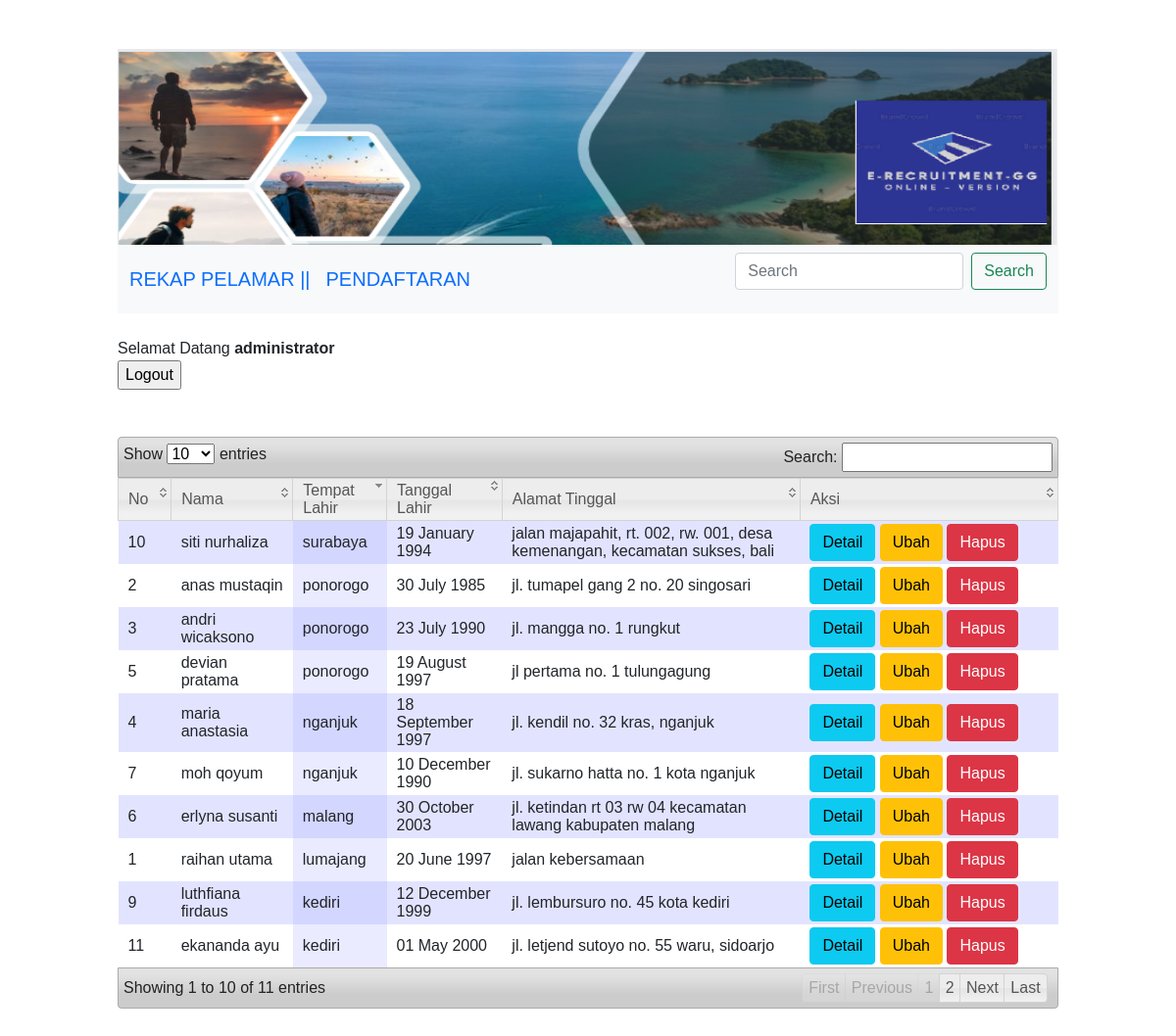
Page /home.php (signed in) on the committed database.
### tables this page shows
CREATE TABLE `tb_pelamar` (
  `id_pelamar` int(11) NOT NULL,
  `nama` varchar(200) NOT NULL,
  `panggilan` varchar(200) NOT NULL,
  `templahir` varchar(100) NOT NULL,
  `tgllahir` date NOT NULL,
  `jenis_kelamin` varchar(1) NOT NULL,
  `agama` varchar(9) NOT NULL,
  `alamat_tinggal` varchar(150) NOT NULL,
  `alamat_ktp` varchar(150) NOT NULL,
  `hp` varchar(13) NOT NULL,
  `wa` varchar(13) NOT NULL,
  `email` varchar(100) NOT NULL,
  `foto` varchar(100) NOT NULL
);

### home.php (the view, shortened to what this page needs)
<?php
 include("koneksi.php");
 $query = "SELECT * FROM tb_pelamar";
 $hasil = mysqli_query($conn,$query);
?>
<html>
  <head>
    <link href="https://cdn.jsdelivr.net/npm/bootstrap@5.0.2/dist/css/bootstrap.min.css" rel="stylesheet">
  </head>
  <body>
    <div class="wrap">
    <img src="img/Header-GG.PNG" alt="Welcome" width="100%" height="200px">
    <nav class="navbar navbar-expand-lg navbar-black bg-light">
  <div class="container">
    <div class="collapse navbar-collapse" id="navbarTogglerDemo01">
      <a class="navbar-brand" href="home.php">REKAP PELAMAR || </a>
      <ul class="navbar-nav me-auto mb-2 mb-lg-0">
      <a class="navbar-brand" href="register.php">PENDAFTARAN</a>
            </ul>
      <form class="d-flex">
        <input class="form-control me-2" type="search" placeholder="Search" aria-label="Search">
        <button class="btn btn-outline-success" type="submit">Search</button>
      </form>
    </div>
  </div>
</nav>
 <br>
      <?php
    echo "Selamat Datang <strong>".$_SESSION["nama"]."</strong><br />";
    echo "<input type=\"button\" value=\"Logout\" onclick=\"location.href='action.php?act=logout' \"/>";
  ?>
<br></br>
<table id="datatables" class="display">
  	<thead>
  		<tr>
        <th>No</th>
        <th>Nama</th>
        <th>Tempat Lahir</th>
        <th>Tanggal Lahir</th>
        <th>Alamat Tinggal</th>
        <th>Aksi</th>
      </tr>
  	</thead>
   <tbody>
<?php
$nomor=1;
while($data=mysqli_fetch_array($hasil)){ ?>
   <tr>
 <td><?php echo $nomor;?></td>
    <td><?php echo $data['nama'];?> </td>
    <td><?php echo $data['templahir'];?></td>
    <td><?php echo date('d F Y', strtotime($data['tgllahir']));?></td>
    <td><?php echo $data['alamat_tinggal'];?></td>
    <td width="250">
      <button type="button" class="btn btn-info"  value="Detail" onclick="location.href='details.php?id=<?=$data['id_pelamar']?>'">Detail</button>
      <button type="button" class="btn btn-warning" value="Ubah" onclick="location.href='editdata.php?id=<?=$data['id_pelamar']?>'">Ubah</button>
      <a href="action.php?act=HapusData&id=<?=$data['id_pelamar']?>" onclick="return confirm ('Yakin Hapus Data?')" class="btn btn-danger"> Hapus </a>
</td>
<?php $nomor++;} ?>
</tbody>
</table>
</div>
  </body>
</html>

### css/style.css (style rules this page uses)
body { background-color: #fff; }
.wrap { width: 960px; margin: 50px auto; }

### media/css/demo_table_jui.css (style rules this page uses)
table.display thead th { padding: 3px 0px 3px 10px; cursor: pointer; * cursor: hand; }
table.display { margin: 0 auto; width: 100%; clear: both; border-collapse: collapse; }
table.display td { padding: 3px 10px; }
tr.odd { background-color: #E2E4FF; }
tr.even { background-color: white; }
tr.odd td.sorting_1 { background-color: #D3D6FF; }
tr.even td.sorting_1 { background-color: #EAEBFF; }

### home.php (style rules this page uses)
* { font-family: arial; }

### rows in the picture
tb_pelamar: nama "raihan utama", templahir "lumajang", tgllahir "20 June 1997", alamat_tinggal "jalan kebersamaan"
tb_pelamar: nama "anas mustaqin", templahir "ponorogo", tgllahir "30 July 1985", alamat_tinggal "jl. tumapel gang 2 no. 20 singosari"
tb_pelamar: nama "andri wicaksono", templahir "ponorogo", tgllahir "23 July 1990", alamat_tinggal "jl. mangga no. 1 rungkut"
tb_pelamar: nama "maria anastasia", templahir "nganjuk", tgllahir "18 September 1997", alamat_tinggal "jl. kendil no. 32 kras, nganjuk"
tb_pelamar: nama "devian pratama", templahir "ponorogo", tgllahir "19 August 1997", alamat_tinggal "jl pertama no. 1 tulungagung"
tb_pelamar: nama "erlyna susanti", templahir "malang", tgllahir "30 October 2003", alamat_tinggal "jl. ketindan rt 03 rw 04 kecamatan lawang kabupaten malang"
tb_pelamar: nama "moh qoyum", templahir "nganjuk", tgllahir "10 December 1990", alamat_tinggal "jl. sukarno hatta no. 1 kota nganjuk"
tb_pelamar: nama "luthfiana firdaus", templahir "kediri", tgllahir "12 December 1999", alamat_tinggal "jl. lembursuro no. 45 kota kediri"
tb_pelamar: nama "siti nurhaliza", templahir "surabaya", tgllahir "19 January 1994", alamat_tinggal "jalan majapahit, rt. 002, rw. 001, desa kemenangan, kecamatan sukses, bali"
tb_pelamar: nama "ekananda ayu", templahir "kediri", tgllahir "01 May 2000", alamat_tinggal "jl. letjend sutoyo no. 55 waru, sidoarjo"

### other values in the picture
$_SESSION["nama"] "administrator"
